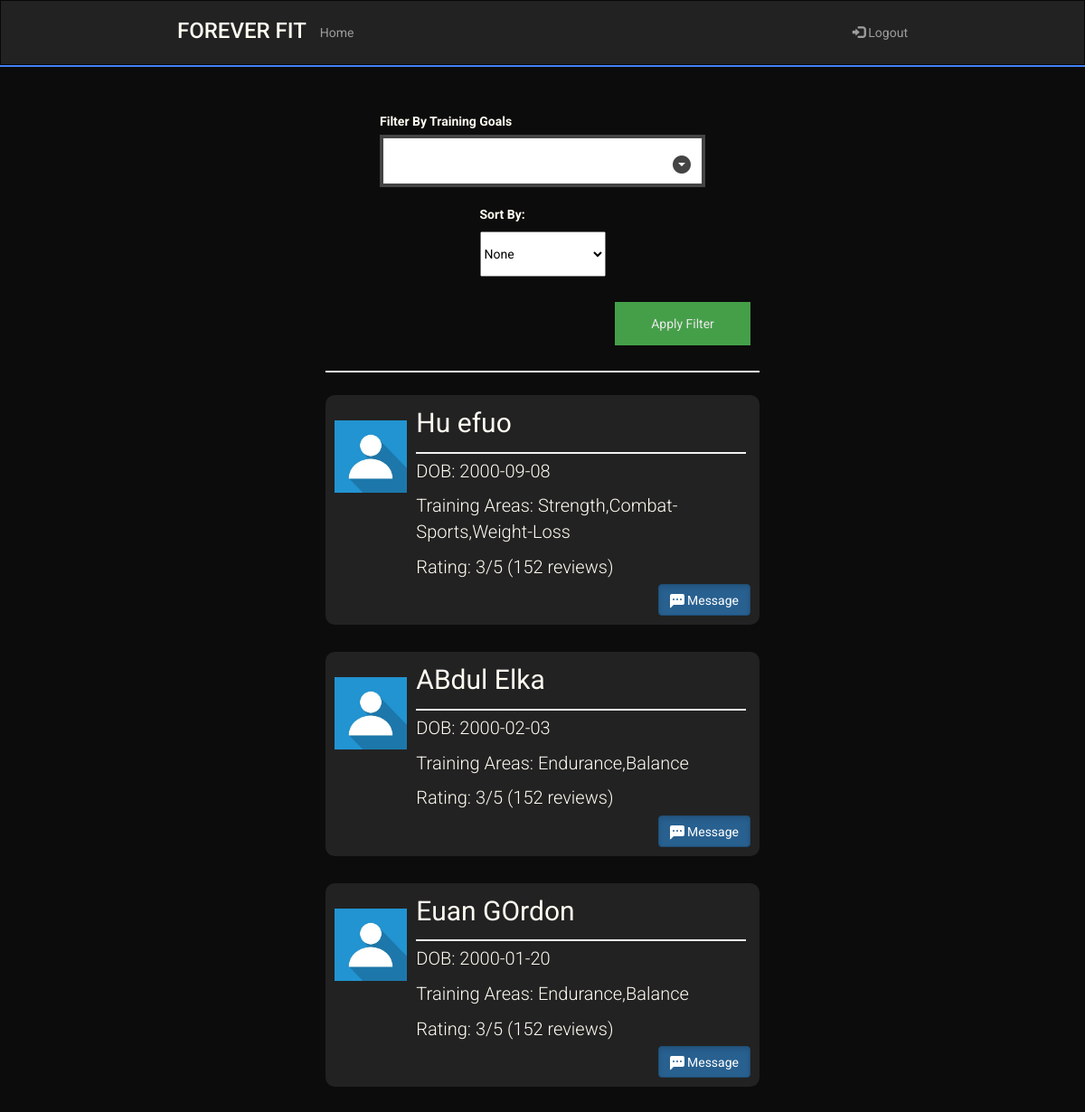
Page /TrainerSearch on the earlier database version.
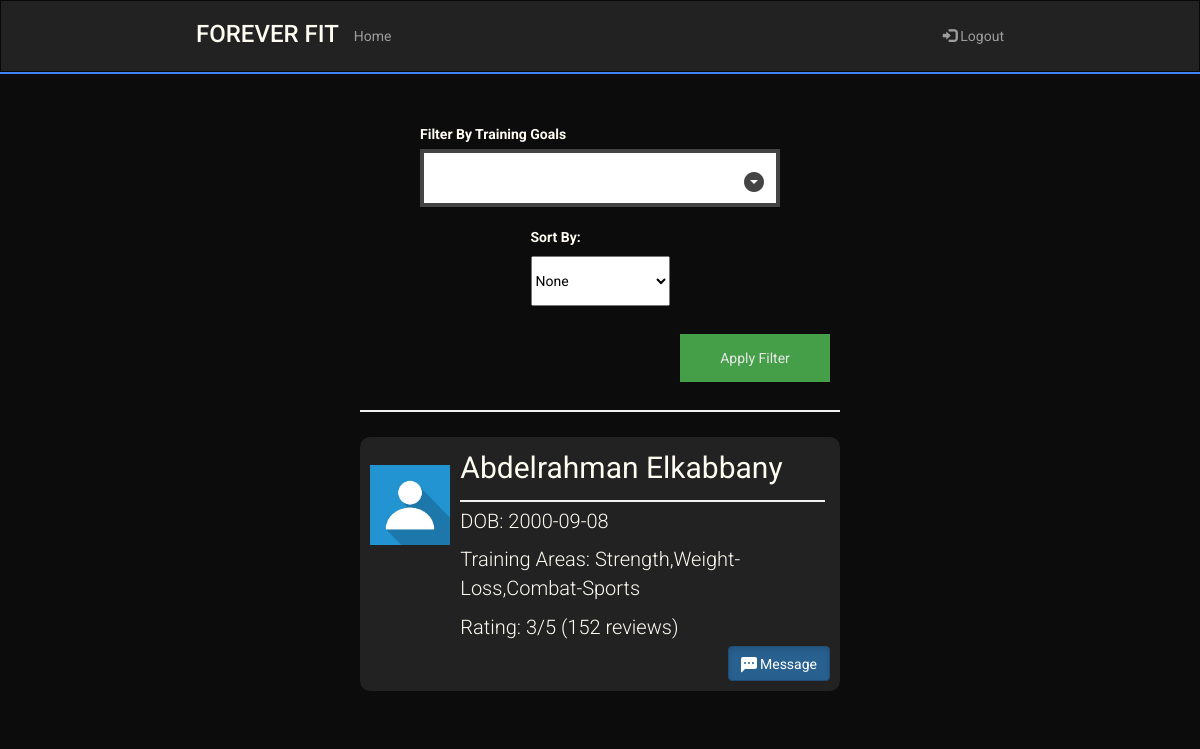
Same page on the later database version.
### sql_db.py (models this page shows, shortened)
class User(UserMixin,db.Model):
    __tablename__ = 'user'
    username = db.Column(db.String(80), unique=True, primary_key=True)
    fname = db.Column(db.String(120), nullable=False)
    lname = db.Column(db.String(120), nullable=False)
    dob = db.Column(db.String(120), nullable=False)
    password = db.Column(db.String(120), nullable=False)
    isTrainer = db.Column(db.Boolean, nullable = False)
    fitnessGoals = db.Column(db.String(120), nullable=True)
    def __repr__(self):
        return '<User %r>' % self.username

### routes.py (the view)
@app.route('/TrainerSearch')
def TrainerSearch():
    return render_template('trainer-search.html', trainers = get_trainers())

### sql_db.py (called while the page is built)
def get_trainers():
    print(User.query.filter_by(isTrainer = True).all())
    return User.query.filter_by(isTrainer = True).all()

### templates/trainer-search.html (shortened to what this page needs)
<!DOCTYPE html>
<html lang="en">
    <head>
        <link rel="stylesheet" href="https://maxcdn.bootstrapcdn.com/bootstrap/3.4.1/css/bootstrap.min.css" />
        <link rel="stylesheet" href="../static/main.css" />
        <link rel="stylesheet" href="../static/dropdown.css" />
    </head>
    <body>
        <header>
            <nav class="navbar navbar-inverse" style="border-radius: 0px; margin-bottom: 0px;">
                <div class="container-fluid">
                    <div class="navbar-header mobile-center">
                        <h3 class="logo" href="#">FOREVER FIT</h3>
                    </div>
                    <ul class="nav navbar-nav laptop">
                        <li><a href="/">Home</a></li>
                    </ul>
                    <ul class="nav navbar-nav navbar-right laptop">
                        <li>
                            <a href="/logout"><span class="glyphicon glyphicon-log-in"></span> Logout</a>
                        </li>
                    </ul>
                </div>
            </nav>
            <hr class="header-hr"/>
        </header>
        <main>
            <form method="post" class="t-options">
                <div class="trainer-options">
                    <div class="f-column tgoals">
                        <label>Filter By Training Goals</label>
                    </div>
                    <div class="f-column">
                        <label for="sortby" style="margin-bottom: 9px;">Sort By:</label>
                            <select id="sortby" name="sortby" style="color: black; height:50px;">
                              <option value="none">None</option>
                            </select>
                    </div>
                </div>
                <div class="filter-div">
                    <button type="submit" class="filter" >Apply Filter</button>
                </div>
                <hr>
            </form>
            <div class="trainer-holder">
                {% for trainer in trainers %}
                <div class="trainer-widget">
                    <div class="trainer-image">
                        <img src="../static/images/profile-picture.jpeg" alt="ProfilePicture" class="profile-picture">
                    </div>
                    <div class="flex-column">
                        <div class = "trainer-info">
                            <div class="trainer-name big">
                                <p>{{ trainer.fname }} {{ trainer.lname }}</p>
                            </div>
                            <hr style="width: 100%; margin-top: 5px; margin-bottom:5px">
                            <div class="small trainer-details">
                                <p>DOB: {{ trainer.dob }}</p>
                                <p>Training Areas: {{ trainer.fitnessGoals }}</p>
                                <p>Rating: 3/5 (152 reviews)</p>
                            </div>
                        </div>
                        <div class="message-button">
                            <a href="/chat/{{trainer.username}}" class="btn btn-primary active mbtn" role="button">
                                Message
                            </a>
                        </div>
                    </div>
                </div>
                {% endfor %}
            </div>
        </main>
    </body>
</html>

### static/main.css (style rules this page uses)
:root { --black: #0c0c0c; --white: #fffcf2; --red: #e54b4b; --lightred: #f0c1c1; --blue: #4282f8; --grey: #222222 }
@media (min-width : 872px) { .container-fluid { margin-bottom: 10px; } }
@media (min-width : 872px) { .navbar { padding-left: 15%; padding-right: 15%; } }
@media (min-width : 872px) { .navbar-nav { padding-top: 10px; } }
@media (min-width : 872px) { .big { font-size: 30px; } }
@media (min-width : 872px) { .small { font-size: 20px; font-weight: 300; } }
body { font-family: 'Roboto', sans-serif; background-color: var(--black); }
main { background-color: var(--black); display: block; overflow: auto; color: var(--white) }
.header-hr { margin-top: 0px; margin-bottom: 0px; border: 1px solid var(--blue); }
.logo { color: var(--white); }
hr { border: 1px solid #f1f1f1; margin-bottom: 25px; }
button { background-color: #4CAF50; color: white; padding: 14px 20px; margin: 8px 0; border: none; cursor: pointer; width: 100%; opacity: 0.9; }
.trainer-holder { display: flex; flex-direction: column; justify-content: space-between; }
.trainer-widget { border-radius: 10px; background-color: #222222; display: flex; flex-direction: row; margin-bottom: 30px; }
.trainer-image { width:100px; margin-right: 10px; }
.profile-picture { width: 100%; }
.trainer-info { width: 98%; }
.flex-column { width: 100%; }
.message-button { position: relative; height: 30px; }
.mbtn { position: absolute; bottom: 0; right: 0; }
.bi { position:relative; bottom: -4px; }
.trainer-options { display: flex; flex-wrap: wrap; }
@media (min-width : 1065px) { .trainer-holder { padding-left: 30%; padding-right: 30%; } }
@media (min-width : 1065px) { .trainer-image { padding-top : 18px; } }
@media (min-width : 1065px) { .trainer-widget { padding: 10px 10px 10px 10px; } }
@media (min-width : 1065px) { .t-options { padding-left:30%; padding-right:30%; padding-top: 30px; } }
.trainer-options { display: flex; flex-direction: row; justify-content: space-evenly; }
.f-column { padding-top:20px; display: flex; flex-direction: column; }
.filter { width: 150px; }
.filter-div { display: flex; padding-top: 20px; }
@media (min-width : 711px) { .tgoals { width: 75%; } }
@media (min-width : 711px) { .filter-div { justify-content: flex-end; padding-right: 10px; } }

Differences in the rows shown:
removed User: fname "Hu", lname "efuo", dob "2000-09-08", fitnessGoals "Strength,Combat-Sports,Weight-Loss"
removed User: fname "Euan", lname "GOrdon", dob "2000-01-20", fitnessGoals "Endurance,Balance"
changed User: fname "ABdul" → "Abdelrahman"; lname "Elka" → "Elkabbany"; dob "2000-02-03" → "2000-09-08"; fitnessGoals "Endurance,Balance" → "Strength,Weight-Loss,Combat-Sports"
